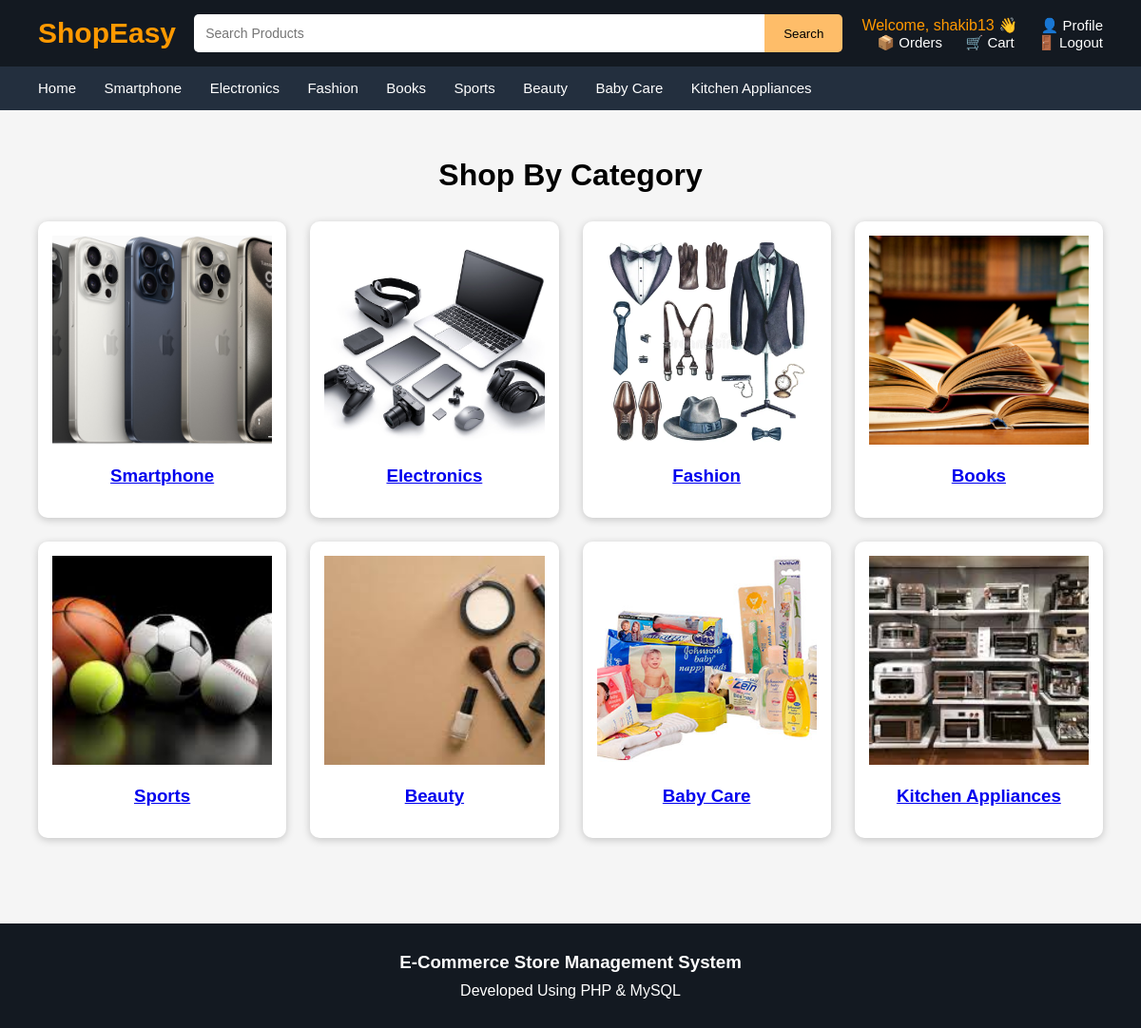
The page /View/homeView.php (signed in) on the database its author committed.
### tables this page shows
CREATE TABLE `categories` (
  `id` int(11) NOT NULL,
  `name` varchar(100) NOT NULL,
  `image` varchar(255) DEFAULT NULL
);

### Model/categoryModel.php (called while the page is built, shortened)
<?php
class CategoryModel extends Database {
    public function getAllCategories(){
        $connection = $this->connection();
        $sql = "SELECT * FROM categories";
        $result = mysqli_query($connection, $sql);
        return $result;
    }
}

### View/homeView.php (the view, shortened to what this page needs)
<?php
require_once "../Model/categoryModel.php";
$categoryModel = new CategoryModel();
$categories = $categoryModel->getAllCategories();
$category_id = $_GET['id'] ?? null;
?>
<!DOCTYPE html>
<html>
<head>
<link rel="stylesheet" href="/Webtech_Spring_25-26-_F/Webtech_Project/E-Commerce_Store_Management_System/View/Style/homeStyle.css">
<link rel="stylesheet" href="/Webtech_Spring_25-26-_F/Webtech_Project/E-Commerce_Store_Management_System/View/Style/categoryStyle.css">
<link rel="stylesheet" href="/Webtech_Spring_25-26-_F/Webtech_Project/E-Commerce_Store_Management_System/View/Style/productStyle.css">
</head>
<body>
<div class="main-content">
<div class="header">
<div class="logo">
<a href="homeView.php" style="color:#ff9900;text-decoration:none;">
ShopEasy
</a>
</div>
<div class="search-box">
<div class="search-input-wrapper">
<input type="text" id="search" placeholder="Search Products" onkeyup="liveSearch(this.value)">
</div>
<button onclick="goSearch()">Search</button>
</div>
<div class="menu">
<?php if(isset($_SESSION['user_id'])){ ?>
<span style="color:#ff9900;">Welcome, <?php echo $_SESSION['name']; ?> 👋</span>
<a href="../View/profileView.php">👤 Profile</a>
<a href="../View/orders.php">📦 Orders</a>
<a href="../Controller/cartController.php">🛒 Cart</a>
<a href="../Controller/logout.php">🚪 Logout</a>
<?php } else { ?>
<a href="../View/loginView.php">🔑 Login</a>
<a href="../View/signupView.php">📝 Sign Up</a>
<a href="../Controller/cartController.php">🛒 Cart</a>
<?php } ?>
</div>
</div>
<div class="navbar">
<a href="homeView.php">Home</a>
<a href="homeView.php?id=1">Smartphone</a>
<a href="homeView.php?id=2">Electronics</a>
<a href="homeView.php?id=3">Fashion</a>
<a href="homeView.php?id=4">Books</a>
<a href="homeView.php?id=5">Sports</a>
<a href="homeView.php?id=6">Beauty</a>
<a href="homeView.php?id=7">Baby Care</a>
<a href="homeView.php?id=8">Kitchen Appliances</a>
</div>
<?php if(!$category_id){ ?>
<div class="category-section">
<h2 class="section-title">Shop By Category</h2>
<div class="categories">
<?php while($row = mysqli_fetch_assoc($categories)){ ?>
<div class="category-card">
<a href="homeView.php?id=<?php echo $row['id']; ?>">
<img src="../uploads/<?php echo $row['image']; ?>">
<h3><?php echo $row['name']; ?></h3>
</a>
</div>
<?php } ?>
</div>
</div>
<?php } ?>
</div>
<?php if(!$category_id){ ?>
<div class="footer">
<h3>E-Commerce Store Management System</h3>
<p>Developed Using PHP & MySQL</p>
</div>
<?php } ?>
</body>
</html>

### View/Style/homeStyle.css (style rules this page uses)
* { margin:0; padding:0; box-sizing:border-box; font-family:Arial, sans-serif; }
html, body { height:100%; }
body { background:#f4f4f4; display:flex; flex-direction:column; min-height:100vh; }
.main-content { flex:1; display:flex; flex-direction:column; }
.header { background:#131921; padding:15px 40px; display:flex; align-items:center; color:white; }
.logo { font-size:30px; font-weight:bold; color:#ff9900; width:180px; }
.menu { width:300px; text-align:right; }
.menu a { color:white; text-decoration:none; margin-left:15px; font-size:15px; transition:0.3s; }
.search-box { flex:1; display:flex; justify-content:center; align-items:center; }
.search-input-wrapper { position:relative; width:600px; max-width:100%; }
.search-input-wrapper input { width:100%; height:40px; padding:0 12px; border:none; outline:none; font-size:14px; border-radius:5px 0 0 5px; }
.search-box button { height:40px; padding:0 20px; border:none; background:#febd69; cursor:pointer; border-radius:0 5px 5px 0; }
.navbar { background:#232f3e; padding:14px 40px; }
.navbar a { color:white; text-decoration:none; margin-right:25px; font-size:15px; }
.category-section { padding:40px; min-height:50vh; }
.section-title { text-align:center; margin-bottom:20px; }
.categories { display:grid; grid-template-columns:repeat(auto-fit, minmax(200px,1fr)); gap:20px; }
.category-card { background:white; padding:15px; text-align:center; border-radius:6px; transition:0.3s; }
.category-card img { width:100%; height:150px; object-fit:cover; }
.footer { background:#131921; color:white; text-align:center; padding:30px; margin-top:auto; }

### View/Style/categoryStyle.css (style rules this page uses)
.category-section { padding:50px 40px; }
.section-title { font-size:32px; margin-bottom:30px; }
.categories { display:grid; grid-template-columns:repeat(4,1fr); gap:25px; }
.category-card { background:white; border-radius:10px; overflow:hidden; box-shadow:0px 2px 8px rgba(0,0,0,0.2); text-align:center; }
.category-card img { width:100%; height:220px; object-fit:cover; }
.category-card h3 { padding:18px; }

### View/Style/productStyle.css (style rules this page uses)
* { margin:0; padding:0; box-sizing:border-box; font-family:Arial, sans-serif; }
body { background:#f5f5f5; }
.logo { font-size:30px; font-weight:bold; color:#ff9900; }
.menu a { color:white; text-decoration:none; margin-left:20px; transition:0.3s; }
.footer { background:#131921; color:white; text-align:center; padding:30px; margin-top:40px; }
.footer h3 { margin-bottom:10px; }

### rows shown on the page
categories: image (picture), name "Smartphone"
categories: image (picture), name "Electronics"
categories: image (picture), name "Fashion"
categories: image (picture), name "Books"
categories: image (picture), name "Sports"
categories: image (picture), name "Beauty"
categories: image (picture), name "Baby Care"
categories: image (picture), name "Kitchen Appliances"

### other values the page prints
$_SESSION['name'] "shakib13"
